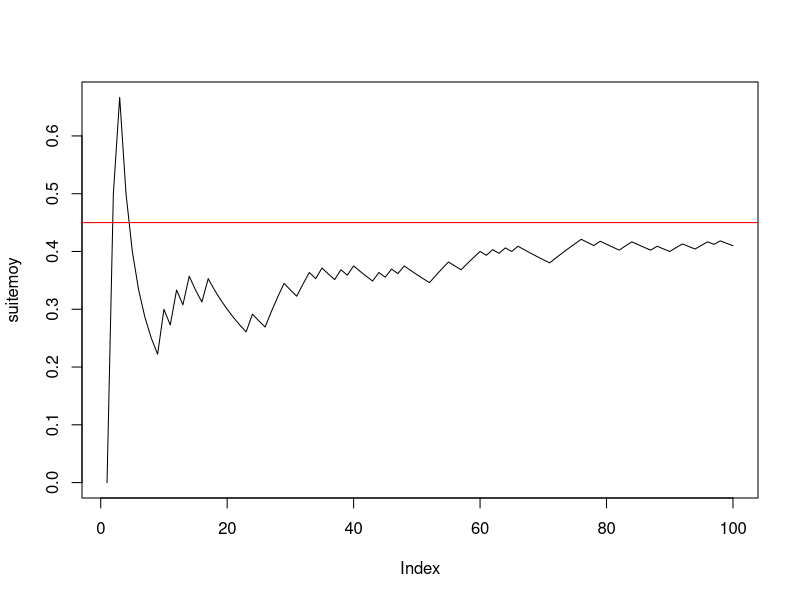

The R script that drew this image: (Note: this script raises an error after producing the figure.)

#--------question 1------------
n <- 100
p <- 0.45
x <- rbinom(n, 1, p)
#--------question 2------------
cumsum(x)
taille <- 1:n
(suitemoy <- cumsum(x) / taille)
#--------question 3------------
plot(suitemoy, type = "l")
abline(h = p, col = "red")

#------------Exercice 2------------------------



#--------question 1------------
(n <- 100)
(mu <- -2)
(sigma <- 2)
rm(xg)
(xg <- rnorm(n, mu, sigma))
#--------question 2------------
cumsum(xg)
rm(taille)
(taille <- 1:n)
rm(suitemoyg)
suitemoyg
(suitemoyg <- cumsum(xg) / taille)
#--------question 3------------
plot(suitemoyg, type = "l", ylim = c(-10, 6))
abline(h = mu, col = "red")


#------------Exercice 3------------------------

#---------question 1--------------------------
mu <- -2
sigma <- 2
n <- 5
rm(x) # efface l'objet précedemment créé x
(x <- rnorm(n, mu, sigma)) # echantillon de n tirages de X
(moyx <- mean(x)) # moyenne de l'échantillon de taille n x

#---------question 2--------------------------
(y <- rnorm(n, mu, sigma)) # second echantillon de n tirages de X
(moyy <- mean(y)) # moyenne de l'échantillon y
(rbind(x, y) -> M) # range les deux échantillons dans M à 2 lignes et n colonnes
rowMeans(M)

#---------question 3--------------------------
N <- 1000
Mdata <- matrix(rnorm(n * N, mu, sigma), ncol = n, byrow = T) # N échantillons de taille n disposés en lignes
dim(Mdata) # dimension de la matrice N lignes et n colonnes


#---------question 4--------------------------
(rowMeans(Mdata) -> moyennes) # calcule les moyennes pour les N, n-échantillons tirés.
apply(Mdata, MARGIN = 1, mean) # alternative pour effectuer les moyennes en ligne

#---------question 5--------------------------
mean(moyennes) # moyenne empirique des N réalisations de Xbar_n
sd(moyennes) * sqrt((length(moyennes) - 1) / length(moyennes)) # ecart-type empirique
sd(moyennes) # écart-type estimé sans biais = ecart-type empirique corrigé

#---------question 6--------------------------
hist(moyennes, prob = T, main = "Répartition de la moyenne empirique des Xi, i=1,....,n") # la répartition observée de Xbar_n
(abs <- seq(1.2 * min(moyennes), 1.2 * max(moyennes), (max(moyennes) - min(moyennes)) / 100))
points(abs, dnorm(abs, mu, sigma / sqrt(n)), col = 2, type = "l")
abline(v = mean(moyennes), col = 3, lty = "dashed") # moyenne de l'échantillon
abline(v = mu, col = 2) # moyenne théorique mu de la loi de Xbar
# belle adéquation de l'échantillon à la normale, que l'on peut verifier avec dte de Henry
qqnorm(moyennes) # les points sont presque alignés la loi de Xbar_n est donc bien normale
qqline(moyennes, col = 2) # autour de la droite rouge qui passe par les deux points
# (1er quartile theo de la centrée réduite,1er quartile empirique) et
# (3ieme quartile theo de la centrée réduite,3ieme quartile empirique)
# mean(echantillon) et écart-type empirique sd(échantillon)*sqrt((n-1)/n). e
# En effet si on ajoute la droite passant par ces deux points elle se confond
# avec qqline. droite de Henry

(x1 <- qnorm(0.25))
(x2 <- qnorm(0.75))
(y1 <- quantile(moyennes, 0.25, type = 1))
(y2 <- quantile(moyennes, 0.75, type = 1))
abline(y1 - (y2 - y1) * x1 / (x2 - x1), (y2 - y1) / (x2 - x1), col = 3) # droite de Henry

#----------question 7-------------------------
moyennecr <- sqrt(n) * (moyennes - mu) / sigma
hist(moyennecr, prob = T, main = "Répartition observée de la moyenne empirique centrée réduite")
(abscr <- seq(1.2 * min(moyennecr), 1.2 * max(moyennecr), (max(moyennecr) - min(moyennecr)) / 100))
points(abscr, dnorm(abscr), col = 2, type = "l")
abline(v = mean(moyennecr), col = 3, lty = "dashed") # moyenne empirique de l'échantillon
abline(v = 0, col = 2) # moyenne théorique  de la loi normale centrée réduite

qqnorm(moyennecr)
qqline(moyennecr) # droite de Henry

#-----------question 8------------
n <- 50
# puis réexecuter les lignes 67 à 107 : la loi reste gaussienne mais
# l'écart-type de Xbarn est plus petit avec n=50 qu'avec n=2
sd(moyennes)
sigma / sqrt(n)

n <- 2
# puis réexecuter les lignes 67 à 107 : LA LOI EST TOUJOURS GAUSSIENNE MEME AVEC n PETIT
# C'EST UNE PROPRIETES CARACTÉRISTIQUE DE LA LOI NORMALE MAIS QUI NE S'APPLIQUE PAS AUX AUTRES
# LOIS COMME PAR EX A LA BERNOULLI ==> VOIR EXO SUIVANT
sd(moyennes)
# l'écart type empirique est EN REVANCHE plus faible avec n=2 qu'avec n=50 :
# normal il estime sigma/sqrt(n) or :
sigma / sqrt(n)

#####################################################################################
# CE QU'IL FAUT RETENIR DE CET EXERCICE : LA LOI DE XBAR EST GAUSSIENNE SI L'ÉCHANTILLON EST
# GAUSSIEN ET DE TAILLE QUELCONQUE n. LE RESULTAT DU THEOREME CENTRAL LIMITE EST VRAI DANS CE CAS
# POUR TOUT n ET PAS SEULEMENT POUR n GRAND
###################################################################################

###################################################
#------------Exercice 4------------------------
###################################################

#---------question 1--------------------------
p <- 0.45
n <- 5
N <- 100
rm(Mdata) # efface l'objet précedemment créé Mdata

Mdata <- matrix(rbinom(n * N, 1, p), ncol = n, byrow = T) # N échantillons de taille n disposés en lignes
dim(Mdata) # dimension de la matrice N lignes et n colonnes

(rowMeans(Mdata) -> moyennes) # calcule les moyennes pour les N, n-échantillons tirés.


mean(moyennes) # moyenne empirique des N réalisations de Xbar_n
sd(moyennes) * sqrt((length(moyennes) - 1) / length(moyennes)) # ecart-type empirique
sd(moyennes) # écart-type estimé sans biais = ecart-type empirique corrigé

#---------histogramme de xbar_n--------------------------
hist(moyennes, prob = T, ylim = c(0, max(dnorm(p, p, sqrt(p * (1 - p) / n)), 4)), main = "Répartition de la moyenne empirique des Xi, i=1,....,n") # la répartition observée de Xbar_n
(abs <- seq(.8 * min(moyennes), 1.2 * max(moyennes), (max(moyennes) - min(moyennes)) / 100))
points(abs, dnorm(abs, p, sqrt(p * (1 - p) / n)), col = 2, type = "l")
abline(v = mean(moyennes), col = 3, lty = "dashed") # moyenne de l'échantillon
abline(v = p, col = 2) # moyenne théorique mu de la loi de Xbar
qqnorm(moyennes) # vraiment pas gaussien !
qqline(moyennes, col = 2)
# AUCUNE ADEQUATION  de l'échantillon à la normale CAR n EST TROP PETIT ET LE TCL N'EST
# PAS VERIFIE. ON REFAIT LA SIMUL AVEC n=200 :

n <- 200
# puis réeéxuter les lignes 142 à 161

# EUREKA CA MARCHE BEAUCOUP MIEUX ET ON A BIEN UNE REPARTITION GAUSSIENNE CAR n EST SUFFISAMMENT GRAND POUR
# QUE LE TCL SOIT VERIFIE !
######################################

qqnorm(moyennes)
qqline(moyennes, col = "red")

# Si on augmente N on améliore l'estimation de la densité de Xbarn par l'histogramme
# des N réalisations de Xbarn mais si n est petit on n'observe pas un histogramme
# ressemblant à une gaussienne puisque le TCL ne s'applique que si n est assez grand.
# Essayer avec
N <- 1000
n <- 4
# puis lignes 142 à 159.
N <- 1000
n <- 100
# puis lignes 142 à 159.
